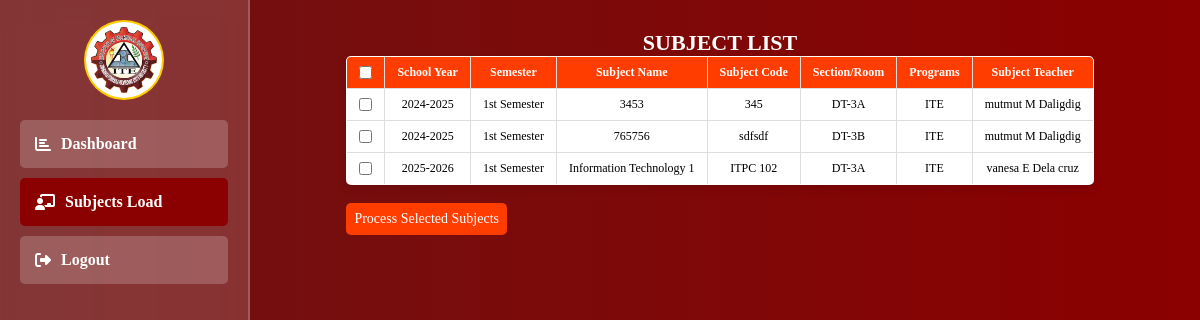
/student/subject_load.php (signed in), run on an earlier commit of the app's database.
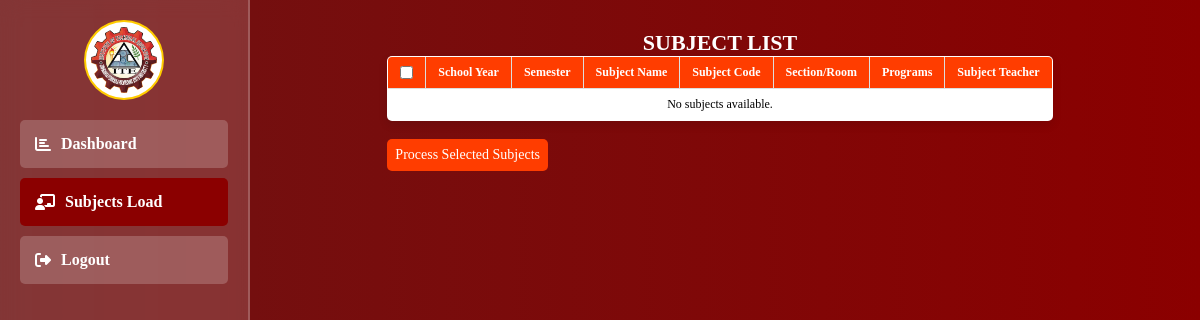
And on a later commit of the database.
### tables this page shows
CREATE TABLE `subject_year` (
  `id` int(11) NOT NULL,
  `name` varchar(100) NOT NULL,
  `code` varchar(100) NOT NULL,
  `created_at` datetime NOT NULL DEFAULT current_timestamp(),
  `program_id` int(11) DEFAULT NULL,
  `semester_id` int(11) DEFAULT NULL,
  `year_id` int(11) DEFAULT NULL,
  `teacher_id` int(11) DEFAULT NULL,
  `section_id` int(11) DEFAULT NULL
);

CREATE TABLE `school_year` (
  `id` int(11) NOT NULL,
  `school_year` varchar(100) NOT NULL,
  `create_at` timestamp NOT NULL DEFAULT current_timestamp()
);

CREATE TABLE `semesters` (
  `id` int(11) NOT NULL,
  `semester` varchar(100) NOT NULL
);

CREATE TABLE `sections` (
  `id` int(11) NOT NULL,
  `section_name` varchar(50) NOT NULL,
  `created_at` datetime NOT NULL DEFAULT current_timestamp(),
  `admin_id` int(11) DEFAULT NULL,
  `teacher_id` int(11) DEFAULT NULL,
  `student_id` int(11) DEFAULT NULL
);

CREATE TABLE `programs` (
  `id` int(11) NOT NULL,
  `program_name` varchar(100) NOT NULL,
  `program_code` varchar(50) NOT NULL
);

### student/student_function.php (called while the page is built, shortened)
<?php
include "../db_connect.php";
function getYearSubjectStudent()
{
    global $pdo;
    try {
        $stmt = $pdo->prepare("
            SELECT sy.id AS subject_id, sy.name, sy.code,
            sm.id AS semester_id, sm.semester,
            sy2.id AS school_year_id, sy2.school_year,
            s.id AS section_id, s.section_name,
            p.id AS program_id, p.program_name,
            t.id AS teacher_id,CONCAT(t.fname, ' ', t.mname, ' ', t.lname) AS teacher_full_name
            FROM subject_year sy
            INNER JOIN semesters sm ON sy.semester_id = sm.id
            INNER JOIN school_year sy2 ON sy.year_id = sy2.id
            INNER JOIN sections s ON sy.section_id = s.id
            INNER JOIN programs p ON sy.program_id = p.id
            INNER JOIN teachers t ON sy.teacher_id = t.id
        ");
        $stmt->execute();
        return $stmt->fetchAll(PDO::FETCH_ASSOC);
    } catch (PDOException $e) {
        error_log("Database Error: " . $e->getMessage());
        return [];
    }
}

### student/subject_load.php (the view, shortened to what this page needs)
<?php
include "../db_connect.php";
include "./student_function.php";
?>
<head>
    <link rel="stylesheet" href="https://cdnjs.cloudflare.com/ajax/libs/font-awesome/6.2.0/css/all.css">
</head>
<?php include "./sidebar.php"; ?>
<div class="sidebar">
    <div class="profile-info">
        <img src="../images/ITE.png" alt="Profile Icon" class="profile-icon">
    </div>
    <div class="sidebar-item">
        <a href="./index.php"><i class="fas fa-chart-bar"></i> Dashboard</a>
    </div>
    <div class="sidebar-item" style="background-color: red;">
        <a href="./subject_load.php"><i class="fas fa-chalkboard-teacher"></i> Subjects Load </a>
    </div>
    <div class="sidebar-item">
        <a href="./logout.php"><i class="fas fa-sign-out-alt"></i> Logout</a>
    </div>
</div>
<div class="content">
    <div class="dashboard-container">
        <div class="right-content">
            <h2>Subject List</h2>
            <div class="dashboard-container">
                <form action="./process_subjects.php" method="post">
                    <table border="1" cellpadding="8" cellspacing="0">
                        <thead>
                            <tr>
                                <th><input type="checkbox" id="selectAll" onclick="toggleAllCheckboxes()"></th>
                                <th>School Year</th>
                                <th>Semester</th>
                                <th>Subject Name</th>
                                <th>Subject Code</th>
                                <th>Section/Room</th>
                                <th>Programs</th>
                                <th>Subject Teacher</th>
                            </tr>
                        </thead>
                        <tbody>
                            <?php
                            $subjects = getYearSubjectStudent();
                            if (!empty($subjects)) {
                                foreach ($subjects as $subject) {
                                    echo "<tr>
                                            <td>
                                                <input type='checkbox' name='selected_subjects[]' value='{$subject['subject_id']}' class='subjectCheckbox'>
                                            </td>
                                            <td>{$subject['school_year']}</td>
                                            <td>{$subject['semester']}</td>
                                            <td>{$subject['name']}</td>
                                            <td>{$subject['code']}</td>
                                            <td>{$subject['section_name']}</td>
                                            <td>{$subject['program_name']}</td>
                                            <td>{$subject['teacher_full_name']}</td>
                                        </tr>";
                                }
                            } else {
                                echo "<tr>
                                        <td colspan='8' style='text-align: center;'>No subjects available.</td>
                                      </tr>";
                            }
                            ?>
                        </tbody>
                    </table>
                    <br>
                    <input type="submit" name="submit_selected" value="Process Selected Subjects">
                </form>
            </div>
        </div>
    </div>
</div>

What changed in the data, as far as the page shows it:
removed subject_year: year.school_year "2024-2025", semester.semester "1st Semester", name "3453", code "345", section.section_name "DT-3A", program.program_name "ITE", teacher_full_name "mutmut M Daligdig"
removed subject_year: year.school_year "2024-2025", semester.semester "1st Semester", name "765756", code "sdfsdf", section.section_name "DT-3B", program.program_name "ITE", teacher_full_name "mutmut M Daligdig"
removed subject_year: year.school_year "2025-2026", semester.semester "1st Semester", name "Information Technology 1", code "ITPC 102", section.section_name "DT-3A", program.program_name "ITE", teacher_full_name "vanesa E Dela cruz"
Also different on the page:
text now shown: "No subjects available."
